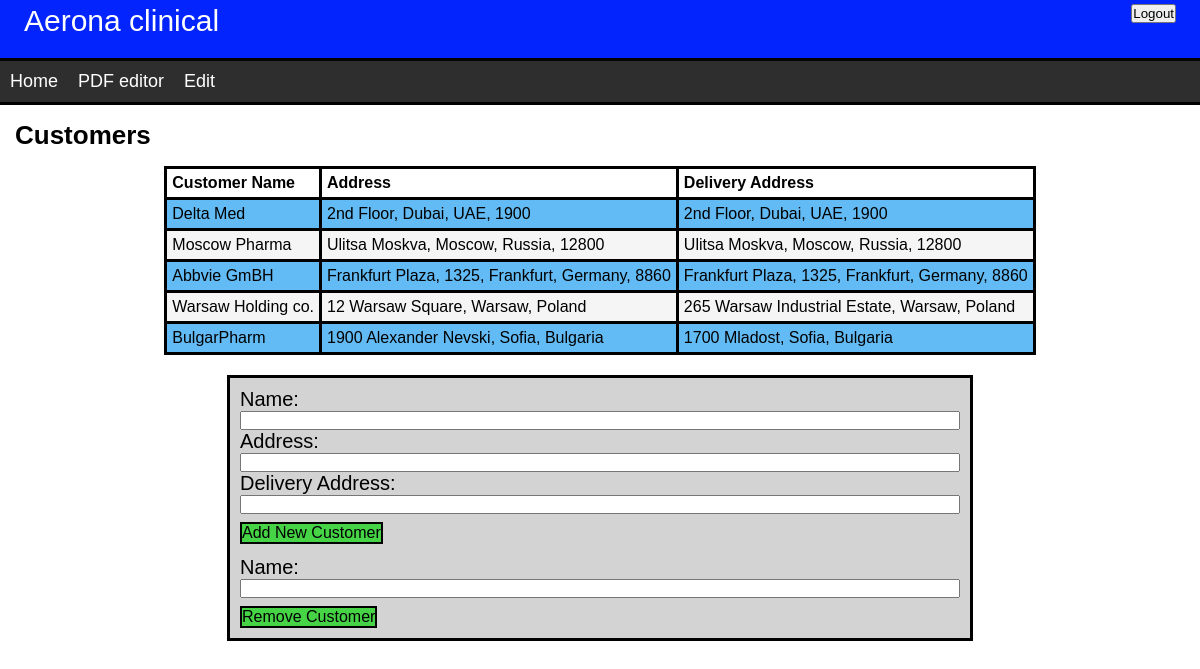
The app's page /Customers (signed in), older data.
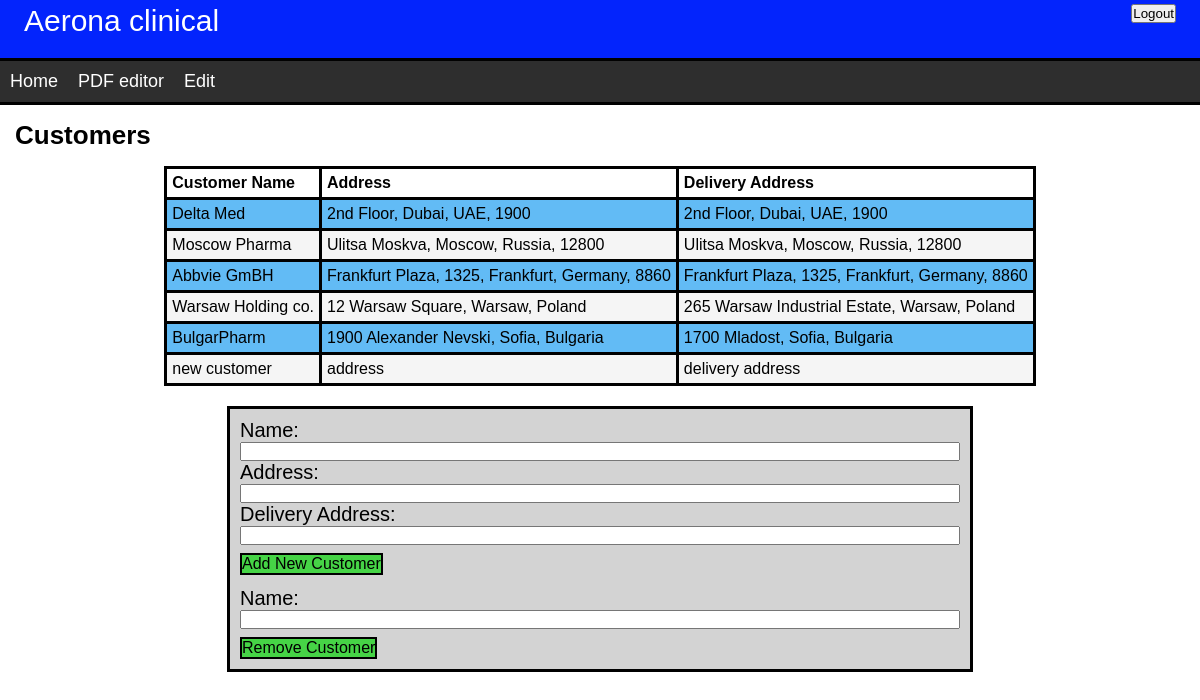
The same page, newer data.
### tables this page shows
CREATE TABLE `Customers` (
  `customerID`		INTEGER NOT NULL PRIMARY KEY AUTOINCREMENT,
  `customerName`	TEXT NOT NULL,
  `address`	TEXT NOT NULL,
  `deliveryAddress`  TEXT NOT NULL
);

### server.py (the view)
@app.route("/Customers")
def customer():
    if request.method == 'GET':
        username = request.cookies.get('username')
        if checkAdmin():
            try:
                conn = sqlite3.connect(DATABASE)
                cur = conn.cursor()
                cur.execute("SELECT customerName, address, deliveryAddress FROM Customers")
                data = cur.fetchall()
                print(data)
            except:
                print('there was an error', data)
                conn.close()
            finally:
                conn.close()
                return render_template('customers.html', data = data)
        else:
            return render_template('selectPDF.html', msg = 'no access to customers page', username = username)

### server.py (called while the page is built)
def checkAdmin():
    usertype = "null"
    if "usertype" in session:
        usertype = escape(session['usertype'])
    return usertype == "Admin"

### templates/customers.html (shortened to what this page needs)
{%extends 'index.html'%}
{%block mainBlock%}
<h6>Customers</h6>
<table class="customerTable">
  <thead>
     <td>Customer Name</td>
     <td>Address</td>
     <td>Delivery Address</td>
  </thead>
  {% for row in data %}
  <tr>
  <td>{{row[0]}}</td>
  <td>{{row[1]}}</td>
  <td>{{row[2]}}</td>
  </tr>
  {% endfor %}
</table>
<div class="customerAdminPanel">
  <form id="addCustomer" onsubmit="return addCustomer()">
    <label>Name:<input type = "text" name = "customerName"><br></label>
    <label>Address:<input type = "text" name = "address"><br></label>
    <label>Delivery Address:<input type = "text" name = "deliveryAddress"><br></label>
    <button type = "submit"> Add New Customer </button>
  </form> <br>
  <form id="delCustomer" onsubmit="return delCustomer()">
    <label>Name:<input type = "text" name = "name"><br></label>
    <button type = "submit"> Remove Customer </button>
  </form>
</div>
{%endblock%}

### templates/index.html (shortened to what this page needs)
<!DOCTYPE html>
<html lang="en" dir="ltr">
  <head>
    <link href="../static/styles.css" rel="stylesheet" type="text/css">
  </head>
  <body>
    <header>Aerona clinical
      <div style="float: right; margin-right: 20px;"><button class="header_logout" onclick="location.href = 'http://127.0.0.1:5000/Login';">Logout</button></div>
    </header>
    <div class="navBar">
      <a href="http://127.0.0.1:5000/Index">Home</a>
      <a href="http://127.0.0.1:5000/SelectPDF">PDF editor</a>
      <div class="dropdown">
      <button class="dropbtn" onClick>Edit</button>
      </div>
    </div>
      <article>
        {% block mainBlock%}Page under construction. {%endblock%}
      </article>
  </body>
</html>

### static/styles.css (style rules this page uses)
* { margin: 0; padding: 0; }
body { font-family: arial, sans-serif; font-size: 0.7em; }
header { position: relative; background-color: #0324fc; font-size: 30px; font-family: sans-serif; padding: 4px; padding-bottom: 20px; color: white; align-items: right; text-indent: 20px; }
.navBar { overflow: hidden; background-color: #2e2e2e; border-top-style: solid; border-color: black; border-bottom-style: solid; }
.navBar a { float: left; font-size: 18px; color: white; font-family: sans-serif; text-align: center; padding: 10px; text-decoration: none; cursor: pointer; }
.dropdown { float: left; overflow: hidden; }
.dropdown .dropbtn { font-size: 18px; border: none; outline: none; color: white; padding: 10px; background-color: inherit; font-family: inherit; margin: 0; }
h6 { float: left; font-size: 26px; margin: 15px; width: 100%; }
label { font-size: 20px; }
.customerTable { border-collapse: collapse; margin: 0 auto; }
.customerTable thead { border: solid; font-weight: bold; }
.customerTable, td { border: solid; }
.customerTable td, th { padding: 5px; }
.customerTable tbody tr:nth-child(odd) { background: #62BBF5; }
.customerTable tbody tr:nth-child(even) { background: #F5F5F5; }
.customerAdminPanel { padding: 10px; border-style: solid; margin: 10px; background-color: lightgrey; display: block; max-width: 60%; margin: auto; margin-top: 20px; }
.customerAdminPanel input { width: 100%; }
.customerAdminPanel button { background-color: #46d446; cursor: pointer; text-align: center; font-size: 16px; margin-top: 8px; border-style: solid; border-color: black; }

Row changes from the older to the newer data that the page shows:
added Customers: customerName "new customer", address "address", deliveryAddress "delivery address"
